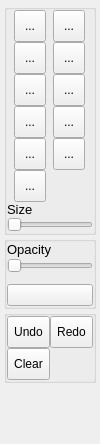
<?xml version="1.0" encoding="UTF-8"?>
<ui version="4.0">
 <class>annotationTool</class>
 <widget class="QWidget" name="annotationTool">
  <property name="geometry">
   <rect>
    <x>0</x>
    <y>0</y>
    <width>100</width>
    <height>444</height>
   </rect>
  </property>
  <property name="sizePolicy">
   <sizepolicy hsizetype="Fixed" vsizetype="Preferred">
    <horstretch>0</horstretch>
    <verstretch>0</verstretch>
   </sizepolicy>
  </property>
  <property name="minimumSize">
   <size>
    <width>0</width>
    <height>0</height>
   </size>
  </property>
  <property name="maximumSize">
   <size>
    <width>100</width>
    <height>16777215</height>
   </size>
  </property>
  <property name="windowTitle">
   <string>Form</string>
  </property>
  <layout class="QVBoxLayout" name="verticalLayout_4">
   <property name="spacing">
    <number>1</number>
   </property>
   <property name="margin">
    <number>4</number>
   </property>
   <item>
    <widget class="QGroupBox" name="toolBox">
     <property name="sizePolicy">
      <sizepolicy hsizetype="Minimum" vsizetype="Fixed">
       <horstretch>0</horstretch>
       <verstretch>0</verstretch>
      </sizepolicy>
     </property>
     <property name="title">
      <string/>
     </property>
     <property name="flat">
      <bool>true</bool>
     </property>
     <property name="checkable">
      <bool>false</bool>
     </property>
     <layout class="QVBoxLayout" name="verticalLayout">
      <property name="spacing">
       <number>0</number>
      </property>
      <property name="margin">
       <number>0</number>
      </property>
      <item>
       <layout class="QGridLayout" name="gridLayout">
        <item row="4" column="1">
         <widget class="QToolButton" name="dodgeButton">
          <property name="sizePolicy">
           <sizepolicy hsizetype="Fixed" vsizetype="Fixed">
            <horstretch>0</horstretch>
            <verstretch>0</verstretch>
           </sizepolicy>
          </property>
          <property name="minimumSize">
           <size>
            <width>32</width>
            <height>32</height>
           </size>
          </property>
          <property name="text">
           <string>...</string>
          </property>
          <property name="iconSize">
           <size>
            <width>32</width>
            <height>32</height>
           </size>
          </property>
          <property name="shortcut">
           <string notr="true">Ctrl+S</string>
          </property>
          <property name="checkable">
           <bool>true</bool>
          </property>
          <property name="autoExclusive">
           <bool>true</bool>
          </property>
          <property name="toolButtonStyle">
           <enum>Qt::ToolButtonIconOnly</enum>
          </property>
          <property name="autoRaise">
           <bool>false</bool>
          </property>
          <property name="tbstyle" stdset="0">
           <string>palette</string>
          </property>
         </widget>
        </item>
        <item row="6" column="1">
         <widget class="QToolButton" name="dropperButton">
          <property name="sizePolicy">
           <sizepolicy hsizetype="Fixed" vsizetype="Fixed">
            <horstretch>0</horstretch>
            <verstretch>0</verstretch>
           </sizepolicy>
          </property>
          <property name="minimumSize">
           <size>
            <width>32</width>
            <height>32</height>
           </size>
          </property>
          <property name="text">
           <string>...</string>
          </property>
          <property name="iconSize">
           <size>
            <width>32</width>
            <height>32</height>
           </size>
          </property>
          <property name="shortcut">
           <string notr="true">Ctrl+S</string>
          </property>
          <property name="checkable">
           <bool>true</bool>
          </property>
          <property name="autoExclusive">
           <bool>true</bool>
          </property>
          <property name="tbstyle" stdset="0">
           <string>palette</string>
          </property>
         </widget>
        </item>
        <item row="4" column="2">
         <widget class="QToolButton" name="burnButton">
          <property name="sizePolicy">
           <sizepolicy hsizetype="Fixed" vsizetype="Fixed">
            <horstretch>0</horstretch>
            <verstretch>0</verstretch>
           </sizepolicy>
          </property>
          <property name="minimumSize">
           <size>
            <width>32</width>
            <height>32</height>
           </size>
          </property>
          <property name="text">
           <string>...</string>
          </property>
          <property name="iconSize">
           <size>
            <width>32</width>
            <height>32</height>
           </size>
          </property>
          <property name="shortcut">
           <string notr="true">Ctrl+S</string>
          </property>
          <property name="checkable">
           <bool>true</bool>
          </property>
          <property name="autoExclusive">
           <bool>true</bool>
          </property>
          <property name="toolButtonStyle">
           <enum>Qt::ToolButtonIconOnly</enum>
          </property>
          <property name="autoRaise">
           <bool>false</bool>
          </property>
          <property name="tbstyle" stdset="0">
           <string>palette</string>
          </property>
         </widget>
        </item>
        <item row="3" column="2">
         <widget class="QToolButton" name="softEraseButton">
          <property name="sizePolicy">
           <sizepolicy hsizetype="Fixed" vsizetype="Fixed">
            <horstretch>0</horstretch>
            <verstretch>0</verstretch>
           </sizepolicy>
          </property>
          <property name="minimumSize">
           <size>
            <width>32</width>
            <height>32</height>
           </size>
          </property>
          <property name="text">
           <string>...</string>
          </property>
          <property name="iconSize">
           <size>
            <width>32</width>
            <height>32</height>
           </size>
          </property>
          <property name="shortcut">
           <string notr="true">Ctrl+S</string>
          </property>
          <property name="checkable">
           <bool>true</bool>
          </property>
          <property name="autoExclusive">
           <bool>true</bool>
          </property>
          <property name="tbstyle" stdset="0">
           <string>palette</string>
          </property>
         </widget>
        </item>
        <item row="3" column="1">
         <widget class="QToolButton" name="hardEraseButton">
          <property name="sizePolicy">
           <sizepolicy hsizetype="Fixed" vsizetype="Fixed">
            <horstretch>0</horstretch>
            <verstretch>0</verstretch>
           </sizepolicy>
          </property>
          <property name="minimumSize">
           <size>
            <width>32</width>
            <height>32</height>
           </size>
          </property>
          <property name="text">
           <string>...</string>
          </property>
          <property name="iconSize">
           <size>
            <width>32</width>
            <height>32</height>
           </size>
          </property>
          <property name="shortcut">
           <string notr="true">Ctrl+S</string>
          </property>
          <property name="checkable">
           <bool>true</bool>
          </property>
          <property name="autoExclusive">
           <bool>true</bool>
          </property>
          <property name="tbstyle" stdset="0">
           <string>palette</string>
          </property>
         </widget>
        </item>
        <item row="2" column="1">
         <widget class="QToolButton" name="circleButton">
          <property name="sizePolicy">
           <sizepolicy hsizetype="Fixed" vsizetype="Fixed">
            <horstretch>0</horstretch>
            <verstretch>0</verstretch>
           </sizepolicy>
          </property>
          <property name="minimumSize">
           <size>
            <width>32</width>
            <height>32</height>
           </size>
          </property>
          <property name="text">
           <string>...</string>
          </property>
          <property name="iconSize">
           <size>
            <width>32</width>
            <height>32</height>
           </size>
          </property>
          <property name="shortcut">
           <string notr="true">Ctrl+S</string>
          </property>
          <property name="checkable">
           <bool>true</bool>
          </property>
          <property name="autoExclusive">
           <bool>true</bool>
          </property>
          <property name="tbstyle" stdset="0">
           <string>palette</string>
          </property>
         </widget>
        </item>
        <item row="1" column="1">
         <widget class="QToolButton" name="disabledButton">
          <property name="sizePolicy">
           <sizepolicy hsizetype="Fixed" vsizetype="Fixed">
            <horstretch>0</horstretch>
            <verstretch>0</verstretch>
           </sizepolicy>
          </property>
          <property name="minimumSize">
           <size>
            <width>32</width>
            <height>32</height>
           </size>
          </property>
          <property name="text">
           <string>...</string>
          </property>
          <property name="iconSize">
           <size>
            <width>32</width>
            <height>32</height>
           </size>
          </property>
          <property name="shortcut">
           <string notr="true">Ctrl+S</string>
          </property>
          <property name="checkable">
           <bool>true</bool>
          </property>
          <property name="autoExclusive">
           <bool>true</bool>
          </property>
          <property name="toolButtonStyle">
           <enum>Qt::ToolButtonIconOnly</enum>
          </property>
          <property name="autoRaise">
           <bool>false</bool>
          </property>
          <property name="tbstyle" stdset="0">
           <string>palette</string>
          </property>
         </widget>
        </item>
        <item row="1" column="2">
         <widget class="QToolButton" name="textButton">
          <property name="sizePolicy">
           <sizepolicy hsizetype="Fixed" vsizetype="Fixed">
            <horstretch>0</horstretch>
            <verstretch>0</verstretch>
           </sizepolicy>
          </property>
          <property name="minimumSize">
           <size>
            <width>32</width>
            <height>32</height>
           </size>
          </property>
          <property name="text">
           <string>...</string>
          </property>
          <property name="iconSize">
           <size>
            <width>32</width>
            <height>32</height>
           </size>
          </property>
          <property name="shortcut">
           <string notr="true">Ctrl+S</string>
          </property>
          <property name="checkable">
           <bool>true</bool>
          </property>
          <property name="autoExclusive">
           <bool>true</bool>
          </property>
          <property name="toolButtonStyle">
           <enum>Qt::ToolButtonIconOnly</enum>
          </property>
          <property name="autoRaise">
           <bool>false</bool>
          </property>
          <property name="tbstyle" stdset="0">
           <string>palette</string>
          </property>
         </widget>
        </item>
        <item row="2" column="2">
         <widget class="QToolButton" name="gaussButton">
          <property name="sizePolicy">
           <sizepolicy hsizetype="Fixed" vsizetype="Fixed">
            <horstretch>0</horstretch>
            <verstretch>0</verstretch>
           </sizepolicy>
          </property>
          <property name="minimumSize">
           <size>
            <width>32</width>
            <height>32</height>
           </size>
          </property>
          <property name="text">
           <string>...</string>
          </property>
          <property name="iconSize">
           <size>
            <width>32</width>
            <height>32</height>
           </size>
          </property>
          <property name="shortcut">
           <string notr="true">Ctrl+S</string>
          </property>
          <property name="checkable">
           <bool>true</bool>
          </property>
          <property name="autoExclusive">
           <bool>true</bool>
          </property>
          <property name="tbstyle" stdset="0">
           <string>palette</string>
          </property>
         </widget>
        </item>
        <item row="5" column="2">
         <widget class="QToolButton" name="cloneButton">
          <property name="minimumSize">
           <size>
            <width>32</width>
            <height>32</height>
           </size>
          </property>
          <property name="text">
           <string>...</string>
          </property>
          <property name="tbstyle" stdset="0">
           <string>palette</string>
          </property>
         </widget>
        </item>
        <item row="5" column="1">
         <widget class="QToolButton" name="smudgeButton">
          <property name="minimumSize">
           <size>
            <width>32</width>
            <height>32</height>
           </size>
          </property>
          <property name="text">
           <string>...</string>
          </property>
          <property name="tbstyle" stdset="0">
           <string>palette</string>
          </property>
         </widget>
        </item>
       </layout>
      </item>
      <item>
       <widget class="QLabel" name="label_2">
        <property name="font">
         <font>
          <pointsize>10</pointsize>
         </font>
        </property>
        <property name="text">
         <string>Size</string>
        </property>
       </widget>
      </item>
      <item>
       <widget class="QSlider" name="sizeSlider">
        <property name="orientation">
         <enum>Qt::Horizontal</enum>
        </property>
       </widget>
      </item>
     </layout>
    </widget>
   </item>
   <item>
    <widget class="QGroupBox" name="colorGroup">
     <property name="title">
      <string/>
     </property>
     <property name="alignment">
      <set>Qt::AlignLeading|Qt::AlignLeft|Qt::AlignVCenter</set>
     </property>
     <property name="flat">
      <bool>true</bool>
     </property>
     <property name="checkable">
      <bool>false</bool>
     </property>
     <layout class="QVBoxLayout" name="verticalLayout_3">
      <property name="spacing">
       <number>1</number>
      </property>
      <property name="margin">
       <number>0</number>
      </property>
      <item>
       <widget class="QLabel" name="toolSliderLabel">
        <property name="sizePolicy">
         <sizepolicy hsizetype="Preferred" vsizetype="Fixed">
          <horstretch>0</horstretch>
          <verstretch>0</verstretch>
         </sizepolicy>
        </property>
        <property name="font">
         <font>
          <pointsize>10</pointsize>
         </font>
        </property>
        <property name="text">
         <string>Opacity</string>
        </property>
       </widget>
      </item>
      <item>
       <widget class="QSlider" name="opacitySlider">
        <property name="orientation">
         <enum>Qt::Horizontal</enum>
        </property>
       </widget>
      </item>
      <item>
       <spacer name="verticalSpacer">
        <property name="orientation">
         <enum>Qt::Vertical</enum>
        </property>
        <property name="sizeType">
         <enum>QSizePolicy::Fixed</enum>
        </property>
        <property name="sizeHint" stdset="0">
         <size>
          <width>20</width>
          <height>10</height>
         </size>
        </property>
       </spacer>
      </item>
      <item>
       <widget class="QPushButton" name="colorButton">
        <property name="sizePolicy">
         <sizepolicy hsizetype="Minimum" vsizetype="Preferred">
          <horstretch>0</horstretch>
          <verstretch>0</verstretch>
         </sizepolicy>
        </property>
        <property name="maximumSize">
         <size>
          <width>16777215</width>
          <height>25</height>
         </size>
        </property>
        <property name="text">
         <string/>
        </property>
        <property name="default">
         <bool>false</bool>
        </property>
        <property name="flat">
         <bool>false</bool>
        </property>
       </widget>
      </item>
     </layout>
    </widget>
   </item>
   <item>
    <widget class="QGroupBox" name="historyBox">
     <property name="sizePolicy">
      <sizepolicy hsizetype="Minimum" vsizetype="Minimum">
       <horstretch>0</horstretch>
       <verstretch>0</verstretch>
      </sizepolicy>
     </property>
     <property name="title">
      <string/>
     </property>
     <property name="flat">
      <bool>true</bool>
     </property>
     <property name="checkable">
      <bool>false</bool>
     </property>
     <layout class="QVBoxLayout" name="verticalLayout_2">
      <property name="spacing">
       <number>0</number>
      </property>
      <property name="margin">
       <number>0</number>
      </property>
      <item>
       <layout class="QGridLayout" name="gridLayout_2">
        <property name="spacing">
         <number>0</number>
        </property>
        <item row="0" column="0">
         <widget class="QToolButton" name="undoButton">
          <property name="sizePolicy">
           <sizepolicy hsizetype="Fixed" vsizetype="Fixed">
            <horstretch>0</horstretch>
            <verstretch>0</verstretch>
           </sizepolicy>
          </property>
          <property name="minimumSize">
           <size>
            <width>32</width>
            <height>32</height>
           </size>
          </property>
          <property name="font">
           <font>
            <pointsize>9</pointsize>
           </font>
          </property>
          <property name="text">
           <string>Undo</string>
          </property>
          <property name="iconSize">
           <size>
            <width>32</width>
            <height>32</height>
           </size>
          </property>
          <property name="shortcut">
           <string>Ctrl+S</string>
          </property>
          <property name="tbstyle" stdset="0">
           <string>palette</string>
          </property>
         </widget>
        </item>
        <item row="0" column="1">
         <widget class="QToolButton" name="redoButton">
          <property name="sizePolicy">
           <sizepolicy hsizetype="Fixed" vsizetype="Fixed">
            <horstretch>0</horstretch>
            <verstretch>0</verstretch>
           </sizepolicy>
          </property>
          <property name="minimumSize">
           <size>
            <width>32</width>
            <height>32</height>
           </size>
          </property>
          <property name="font">
           <font>
            <pointsize>9</pointsize>
           </font>
          </property>
          <property name="text">
           <string>Redo</string>
          </property>
          <property name="iconSize">
           <size>
            <width>32</width>
            <height>32</height>
           </size>
          </property>
          <property name="shortcut">
           <string>Ctrl+S</string>
          </property>
          <property name="tbstyle" stdset="0">
           <string>palette</string>
          </property>
         </widget>
        </item>
        <item row="1" column="0">
         <widget class="QToolButton" name="clearButton">
          <property name="sizePolicy">
           <sizepolicy hsizetype="Fixed" vsizetype="Fixed">
            <horstretch>0</horstretch>
            <verstretch>0</verstretch>
           </sizepolicy>
          </property>
          <property name="minimumSize">
           <size>
            <width>32</width>
            <height>32</height>
           </size>
          </property>
          <property name="font">
           <font>
            <pointsize>9</pointsize>
           </font>
          </property>
          <property name="text">
           <string>Clear</string>
          </property>
          <property name="iconSize">
           <size>
            <width>32</width>
            <height>32</height>
           </size>
          </property>
          <property name="shortcut">
           <string>Ctrl+S</string>
          </property>
          <property name="tbstyle" stdset="0">
           <string>palette</string>
          </property>
         </widget>
        </item>
       </layout>
      </item>
     </layout>
    </widget>
   </item>
   <item>
    <spacer name="verticalSpacer_2">
     <property name="orientation">
      <enum>Qt::Vertical</enum>
     </property>
     <property name="sizeHint" stdset="0">
      <size>
       <width>20</width>
       <height>40</height>
      </size>
     </property>
    </spacer>
   </item>
  </layout>
 </widget>
 <resources/>
 <connections/>
</ui>
